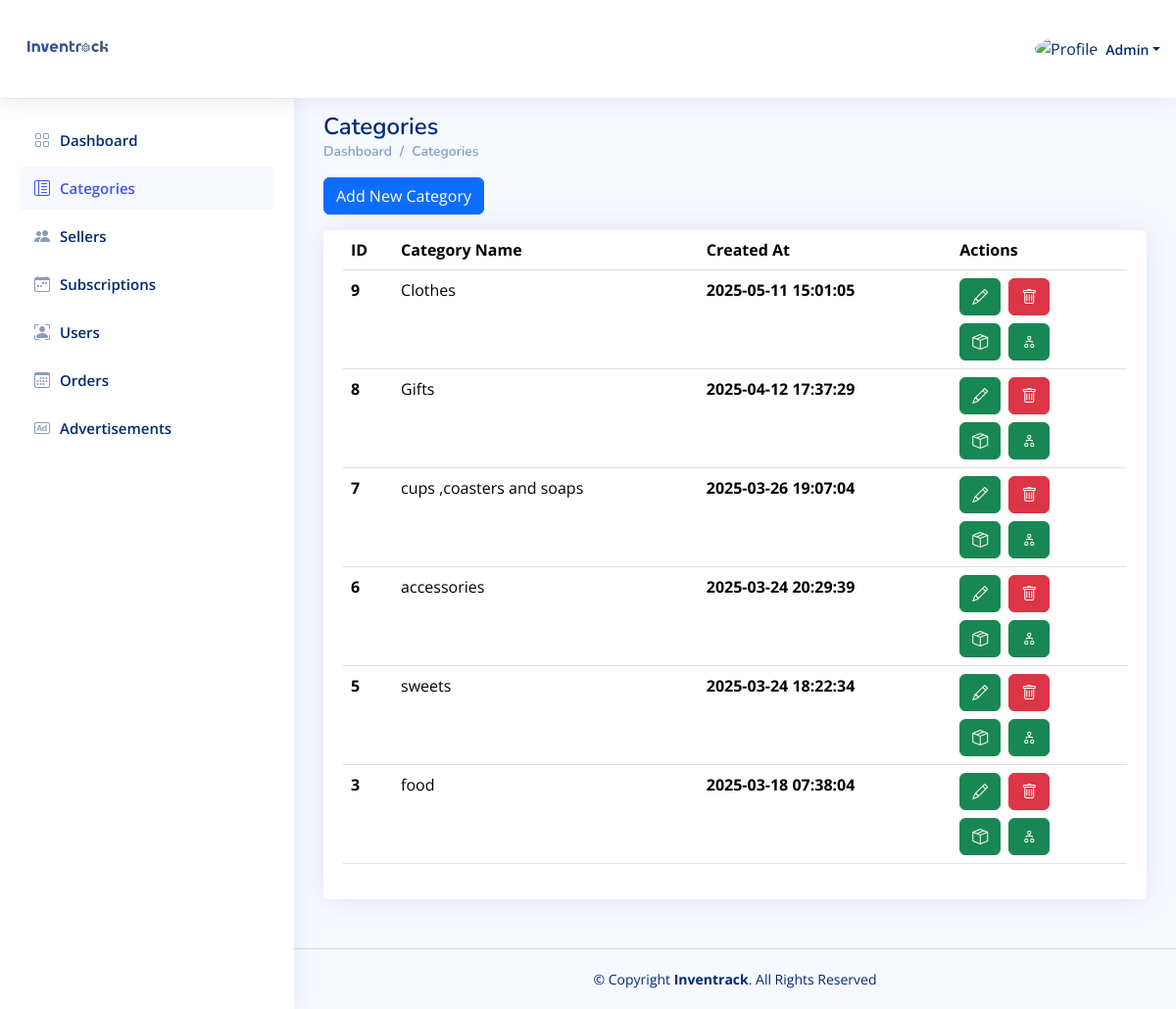
/Admin_Dashboard/Categories.php (signed in), run on the app's committed database.
### tables this page shows
CREATE TABLE `users` (
  `id` int(11) NOT NULL,
  `user_type_id` int(11) NOT NULL,
  `name` varchar(250) NOT NULL,
  `email` varchar(250) NOT NULL,
  `phone` varchar(250) NOT NULL,
  `password` varchar(250) NOT NULL,
  `image` varchar(250) DEFAULT NULL,
  `description` text DEFAULT NULL,
  `instagram_link` varchar(250) DEFAULT NULL,
  `active` int(11) NOT NULL DEFAULT 1,
  `created_at` timestamp NOT NULL DEFAULT current_timestamp()
);

CREATE TABLE `categories` (
  `id` int(11) NOT NULL,
  `name` varchar(250) NOT NULL,
  `image` varchar(250) NOT NULL,
  `active` int(11) NOT NULL DEFAULT 1,
  `created_at` timestamp NOT NULL DEFAULT current_timestamp()
);

### Admin_Dashboard/Categories.php (the view, shortened to what this page needs)
<?php
include "../Connect.php";
$A_ID = $_SESSION['A_Log'];
if (!$A_ID) {
    echo '<script language="JavaScript">
     document.location="../Login.php";
    </script>';
} else {
    $sql1 = mysqli_query($con, "select * from users where id='$A_ID'");
    $row1 = mysqli_fetch_array($sql1);
    $name = $row1['name'];
}
?>
<!DOCTYPE html>
<html lang="en">
  <head>
    <link
      href="../assets/vendor/bootstrap/css/bootstrap.min.css"
      rel="stylesheet"
    />
    <link
      href="../assets/vendor/bootstrap-icons/bootstrap-icons.css"
      rel="stylesheet"
    />
    <link href="../assets/vendor/boxicons/css/boxicons.min.css" rel="stylesheet" />
    <link href="../assets/vendor/quill/quill.snow.css" rel="stylesheet" />
    <link href="../assets/vendor/quill/quill.bubble.css" rel="stylesheet" />
    <link href="../assets/vendor/remixicon/remixicon.css" rel="stylesheet" />
    <link href="../assets/vendor/simple-datatables/style.css" rel="stylesheet" />
    <link href="../assets/css/style.css" rel="stylesheet" />
  </head>
  <body>
    <header id="header" class="header fixed-top d-flex align-items-center">
      <div class="d-flex align-items-center justify-content-between">
        <a href="index.php" class="logo d-flex align-items-center">
          <img src="../assets/img/Logo.png" alt="" />
        </a>
      </div>
      <nav class="header-nav ms-auto">
        <ul class="d-flex align-items-center">
          <li class="nav-item dropdown pe-3">
            <a
              class="nav-link nav-profile d-flex align-items-center pe-0"
              href="#"
              data-bs-toggle="dropdown"
            >
              <img
                src="https://www.computerhope.com/jargon/g/guest-user.png"
                alt="Profile"
                class="rounded-circle"
              />
              <span class="d-none d-md-block dropdown-toggle ps-2"><?php echo $name ?></span> </a
            >
          </li>
        </ul>
      </nav>
    </header>
    <?php require './Aside-Nav/Aside.php'?>
    <main id="main" class="main">
      <div class="pagetitle">
        <h1>Categories</h1>
        <nav>
          <ol class="breadcrumb">
            <li class="breadcrumb-item"><a href="index.php">Dashboard</a></li>
            <li class="breadcrumb-item">Categories</li>
          </ol>
        </nav>
      </div>
      <section class="section">
        <div class="mb-3">
          <button
            type="button"
            class="btn btn-primary"
            data-bs-toggle="modal"
            data-bs-target="#verticalycentered"
          >
            Add New Category
          </button>
        </div>
        <div class="row">
         <div class="col-lg-12 col-md-12 col-sm-12">
            <div class="card">
              <div class="card-body">
                <table class="table datatable">
                  <thead>
                    <tr>
                      <th scope="col">ID</th>
                      <th scope="col">Category Name</th>
                      <th scope="col">Created At</th>
                      <th scope="col">Actions</th>
                    </tr>
                  </thead>
                  <tbody>
                  <?php
$sql1 = mysqli_query($con, "SELECT * from categories ORDER BY id DESC");
while ($row1 = mysqli_fetch_array($sql1)) {
    $category_id = $row1['id'];
    $category_name = $row1['name'];
    $active = $row1['active'];
    $created_at = $row1['created_at'];
    ?>
                    <tr>
                      <th scope="row"><?php echo $category_id ?></th>
                      <td><?php echo $category_name ?></td>
                      <th scope="row"><?php echo $created_at ?></th>
                      <td>
              <div class="d-flex flex-column">
              <div class="d-flex mb-2">
                        <a href="./Edit-Category.php?category_id=<?php echo $category_id ?>" class="btn btn-success me-2"
                          ><i class="bi bi-pencil"></i></a
                        >
                        <?php if ($active == 1) {?>
<a href="./DeleteOrRestoreCategory.php?category_id=<?php echo $category_id ?>&isActive=<?php echo 0 ?>" class="btn btn-danger"><i class="bi bi-trash"></i></a>
<?php } else {?>
  <a href="./DeleteOrRestoreCategory.php?category_id=<?php echo $category_id ?>&isActive=<?php echo 1 ?>" class="btn btn-primary"><i class="bi bi-arrow-clockwise"></i></a>
<?php }?>
                        </div>
                        <div class="d-flex">
                        <a href="./Products.php?category_id=<?php echo $category_id ?>" class="btn btn-success me-2"
                          ><i class="bi bi-box-seam"></i></a
                        >
                        <a href="./Sub_Categories.php?category_id=<?php echo $category_id ?>" class="btn btn-success me-2"
                          ><i class="bi bi-diagram-2"></i>             </a
                        >
                        </div>
              </div>
                      </td>
                    </tr>
<?php
}?>
                  </tbody>
                </table>
              </div>
            </div>
          </div>
        </div>
      </section>
    </main>
    <footer id="footer" class="footer">
      <div class="copyright">
        &copy; Copyright <strong><span>Inventrack</span></strong
        >. All Rights Reserved
      </div>
    </footer>
  </body>
</html>

### assets/css/style.css (style rules this page uses)
:root { scroll-behavior: smooth; }
body { font-family: "Open Sans", sans-serif; background: #f6f9ff; color: #444444; }
a { color: #4154f1; text-decoration: none; }
h1, h2, h3, h4, h5, h6 { font-family: "Nunito", sans-serif; }
#main { margin-top: 95px; padding: 20px 30px; transition: all 0.3s; }
.pagetitle { margin-bottom: 10px; }
.pagetitle h1 { font-size: 24px; margin-bottom: 0; font-weight: 600; color: #012970; }
.card { margin-bottom: 30px; border: none; border-radius: 5px; box-shadow: 0px 0 30px rgba(1, 41, 112, 0.1); }
.card-body { padding: 0 20px 20px 20px; }
.breadcrumb { font-size: 14px; font-family: "Nunito", sans-serif; color: #899bbd; font-weight: 600; }
.breadcrumb a { color: #899bbd; transition: 0.3s; }
.breadcrumb .breadcrumb-item::before { color: #899bbd; }
.logo { line-height: 1; }
@media (min-width: 1200px) { .logo { width: 280px; } }
.logo img { max-height: 200px; width: 100px; margin-right: 6px; }
.header { transition: all 0.5s; z-index: 997; height: 100px; box-shadow: 0px 2px 20px rgba(1, 41, 112, 0.1); background-color: #fff; padding-left: 20px; }
.header-nav ul { list-style: none; }
.header-nav>ul { margin: 0; padding: 0; }
.header-nav .nav-profile { color: #012970; }
.header-nav .nav-profile img { max-height: 36px; }
.header-nav .nav-profile span { font-size: 14px; font-weight: 600; }
@media (min-width: 1200px) { #main, #footer { margin-left: 300px; } }
.footer { padding: 20px 0; font-size: 14px; transition: all 0.3s; border-top: 1px solid #cddfff; }
.footer .copyright { text-align: center; color: #012970; }

### data on the page
users: name "Admin"
categories: id "9", name "Clothes", created_at "2025-05-11 15:01:05"
categories: id "8", name "Gifts", created_at "2025-04-12 17:37:29"
categories: id "7", name "cups ,coasters and soaps", created_at "2025-03-26 19:07:04"
categories: id "6", name "accessories", created_at "2025-03-24 20:29:39"
categories: id "5", name "sweets", created_at "2025-03-24 18:22:34"
categories: id "3", name "food", created_at "2025-03-18 07:38:04"
